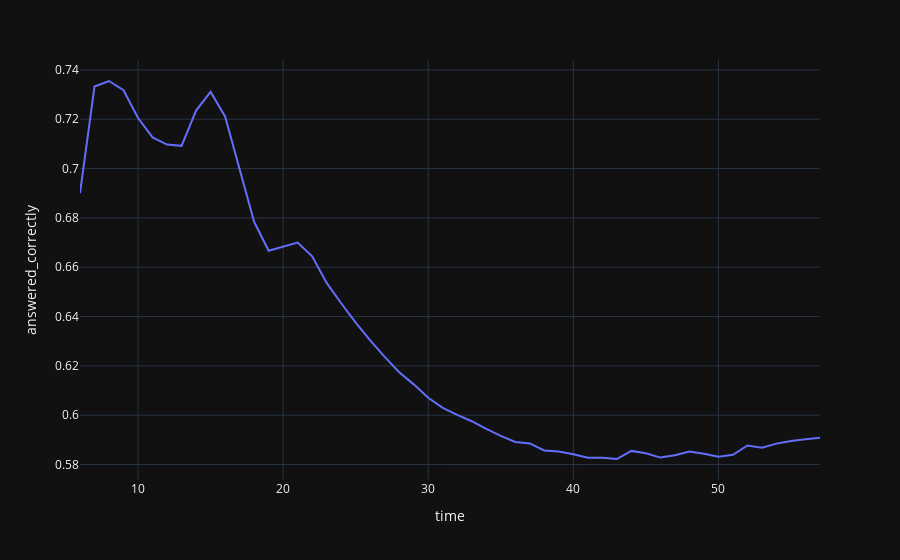

The code cell stored with this chart in its notebook:
### Markdown cell above
Посмотрим на зависимость правильных ответов от затраченного на вопрос времени

### Code cell
result = ((train_q.filter(
    # отбросим слишком большие значения времени
    (pl.col('prior_question_elapsed_time') < pl.col('prior_question_elapsed_time').quantile(0.95)) &
    # отбросим слишком малые значения времени
    (pl.col('prior_question_elapsed_time') > pl.col('prior_question_elapsed_time').quantile(0.05))
).select(
    # для соответствия столбцов делаем сдвиг
    pl.col('prior_question_elapsed_time').slice(1, None),
    pl.col('answered_correctly').slice(0, pl.col('answered_correctly').count() - 1)
).group_by(
    # группируем по сглаженному до секунд времени
    (pl.col('prior_question_elapsed_time') // 1000).alias('time')
# считаем среднее количество правильных ответов
).agg(pl.col('answered_correctly').mean()))
          .sort(pl.col('time'))
          .collect(streaming=True))

# строим график
px.line(result, x='time', y='answered_correctly')

### Figure 1 — Plotly figure (JSON) as saved in the notebook; plotly's stock layout.template omitted (floating-point values rounded to 4 significant figures)
{"data": [{"hovertemplate": "time=%{x}<br>answered_correctly=%{y}<extra></extra>", "legendgroup": "", "line": {"color": "#636efa", "dash": "solid"}, "marker": {"symbol": "circle"}, "mode": "lines", "name": "", "orientation": "v", "showlegend": false, "x": [6, 7, 8, 9, 10, 11, 12, 13, 14, 15, 16, 17, 18, 19, 20, 21, 22, 23, 24, 25, 26, 27, 28, 29, 30, 31, 32, 33, 34, 35, 36, 37, 38, 39, 40, 41, 42, 43, 44, 45, 46, 47, 48, 49, 50, 51, 52, 53, 54, 55, 56, 57], "xaxis": "x", "y": [0.6901, 0.7332, 0.7355, 0.7318, 0.7205, 0.7126, 0.7097, 0.7092, 0.7235, 0.7311, 0.7211, 0.7003, 0.6784, 0.6667, 0.6684, 0.67, 0.6644, 0.6537, 0.6454, 0.6375, 0.6303, 0.6236, 0.6174, 0.6125, 0.6071, 0.603, 0.6001, 0.5976, 0.5945, 0.5916, 0.5891, 0.5886, 0.5857, 0.5853, 0.5842, 0.5828, 0.5827, 0.5822, 0.5855, 0.5846, 0.5828, 0.5837, 0.5853, 0.5844, 0.5831, 0.584, 0.5877, 0.5868, 0.5885, 0.5896, 0.5903, 0.5908], "yaxis": "y", "type": "scatter"}], "layout": {"xaxis": {"anchor": "y", "domain": [0, 1], "title": {"text": "time"}}, "yaxis": {"anchor": "x", "domain": [0, 1], "title": {"text": "answered_correctly"}}, "legend": {"tracegroupgap": 0}, "margin": {"t": 60}}}
